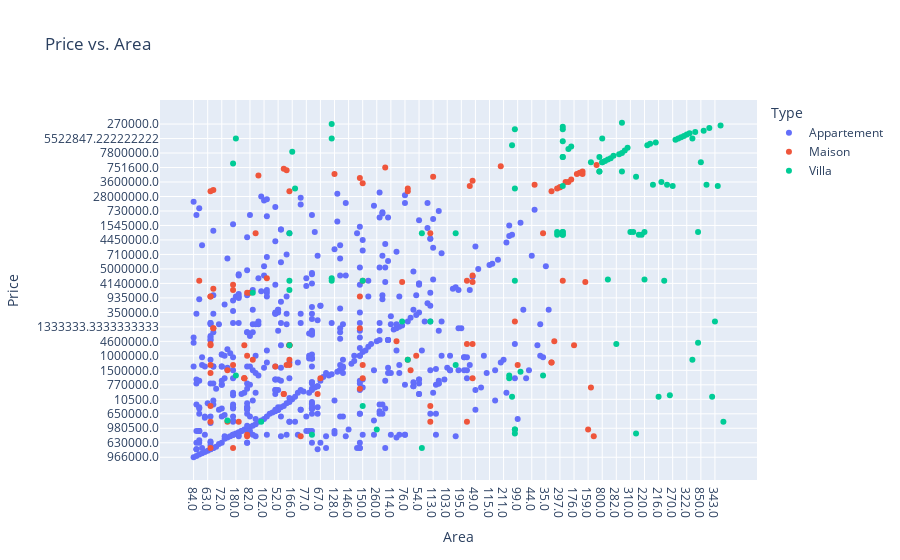

Notebook source saved alongside this figure:
### Code cell
fig4 = px.scatter(data1, x='Area', y='Price', color='Type', title='Price vs. Area')
fig4.show()
